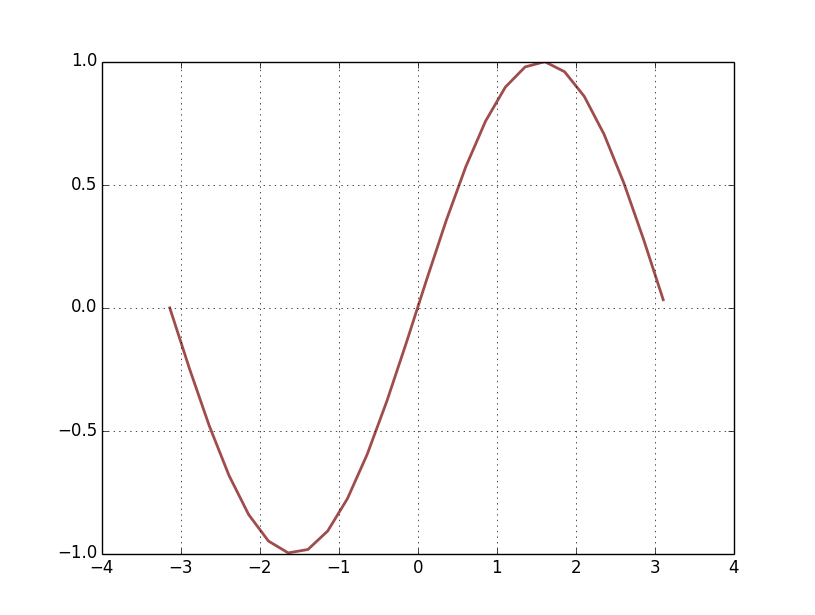

This figure's Python source:
# -*- coding: utf-8 -*-
import numpy as np
import matplotlib.pyplot as plt

def main():

    x = np.arange(-3.14, 3.14, 0.25)                                            # xの値を生成
    sin = np.sin(x)                                                             # sin(x)の計算
    plt.plot(x, sin, linestyle="-",linewidth=2, color="#ff0000", alpha=0.7)     # グラフ表示
    plt.grid()                                                                  # グリッドの表示
    plt.show()                                                                  # グラフの描画


if __name__ == '__main__':
    main()
